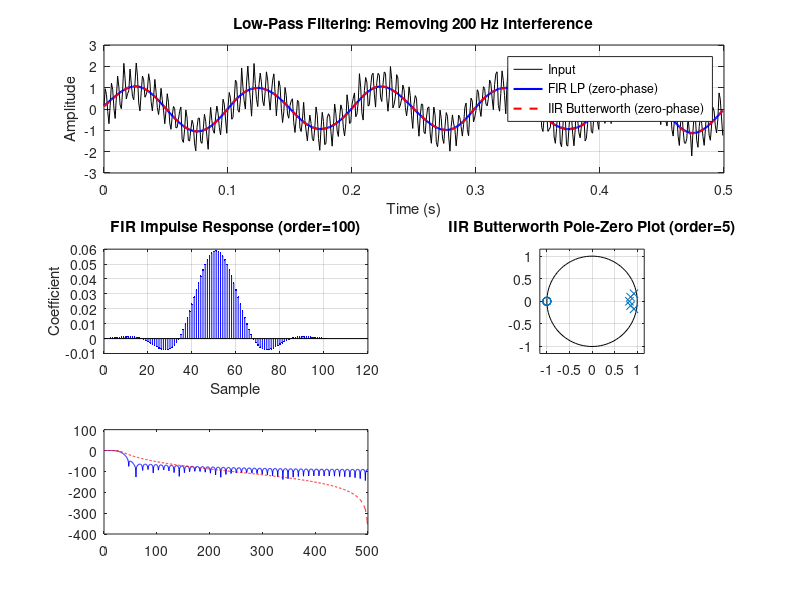

Here is the MATLAB script that generated this plot: (Note: this script raises an error after producing the figure.)
% ============================================================
% Module 04: Digital Filtering
% demo_filters.m
% ============================================================
% Covers: FIR (windowed sinc), IIR (Butterworth),
%         frequency response, zero-phase filtering.
% ============================================================

clear; clc; close all;
pkg load signal;    % Octave: load signal processing package

%% Parameters
fs  = 1000;         % [Hz]
N   = 2048;
t   = (0:N-1) / fs;

%% 1. Create a test signal: low-freq signal + high-freq interference
f_signal = 10;      % desired signal [Hz]
f_noise  = 200;     % interference [Hz]
x = sin(2*pi*f_signal*t) + 0.8*sin(2*pi*f_noise*t) + 0.2*randn(1,N);

%% 2. FIR Low-Pass Filter (windowed sinc method)
fc_norm  = 30 / (fs/2);      % cutoff = 30 Hz, normalized to Nyquist
order_fir = 100;              % filter order (higher = sharper, more delay)
b_fir    = fir1(order_fir, fc_norm, 'low', hamming(order_fir+1));

y_fir    = filter(b_fir, 1, x);  % causal filter (introduces delay)

% Zero-phase version using filtfilt (no delay, requires signal package)
y_fir_zp = filtfilt(b_fir, 1, x);

%% 3. IIR Butterworth Low-Pass Filter
order_iir = 5;
[b_iir, a_iir] = butter(order_iir, fc_norm, 'low');
y_iir    = filtfilt(b_iir, a_iir, x);   % zero-phase

%% 4. Frequency Response
[H_fir, w] = freqz(b_fir, 1, 1024, fs);
[H_iir, ~] = freqz(b_iir, a_iir, 1024, fs);

%% 5. Plots
figure('Position', [100 100 1100 800]);

% Time domain comparison
subplot(3,2,[1 2]);
plot(t(1:500), x(1:500), 'k', 'LineWidth', 0.5, 'DisplayName', 'Input');
hold on;
plot(t(1:500), y_fir_zp(1:500), 'b', 'LineWidth', 1.5, 'DisplayName', 'FIR LP (zero-phase)');
plot(t(1:500), y_iir(1:500), 'r--', 'LineWidth', 1.5, 'DisplayName', 'IIR Butterworth (zero-phase)');
xlabel('Time (s)'); ylabel('Amplitude');
title('Low-Pass Filtering: Removing 200 Hz Interference');
legend; grid on;

% FIR impulse response
subplot(3,2,3);
stem(b_fir, 'b', 'Marker', '.', 'MarkerSize', 4);
title(sprintf('FIR Impulse Response (order=%d)', order_fir));
xlabel('Sample'); ylabel('Coefficient'); grid on;

% IIR pole-zero plot
subplot(3,2,4);
zplane(b_iir, a_iir);
title(sprintf('IIR Butterworth Pole-Zero Plot (order=%d)', order_iir));

% Magnitude response comparison
subplot(3,2,5);
plot(w, 20*log10(abs(H_fir)), 'b', 'DisplayName', 'FIR');
hold on;
plot(w, 20*log10(abs(H_iir)), 'r--', 'DisplayName', 'IIR Butterworth');
xline(30, 'k--', 'DisplayName', 'Cutoff (30 Hz)');
xlabel('Frequency (Hz)'); ylabel('Magnitude (dB)');
title('Frequency Response'); legend; grid on;
xlim([0 200]); ylim([-80 5]);

% Phase response
subplot(3,2,6);
plot(w, angle(H_fir)*180/pi, 'b', 'DisplayName', 'FIR');
hold on;
plot(w, angle(H_iir)*180/pi, 'r--', 'DisplayName', 'IIR Butterworth');
xlabel('Frequency (Hz)'); ylabel('Phase (degrees)');
title('Phase Response'); legend; grid on; xlim([0 200]);

sgtitle('Module 04 — FIR vs IIR Filtering');

%% Key Takeaways
fprintf('\n--- Key Takeaways ---\n');
fprintf('FIR: linear phase, always stable, higher order needed for sharp cutoff\n');
fprintf('IIR: more efficient (lower order), non-linear phase, can be unstable\n');
fprintf('filtfilt: zero-phase by filtering twice (forward + backward)\n');
